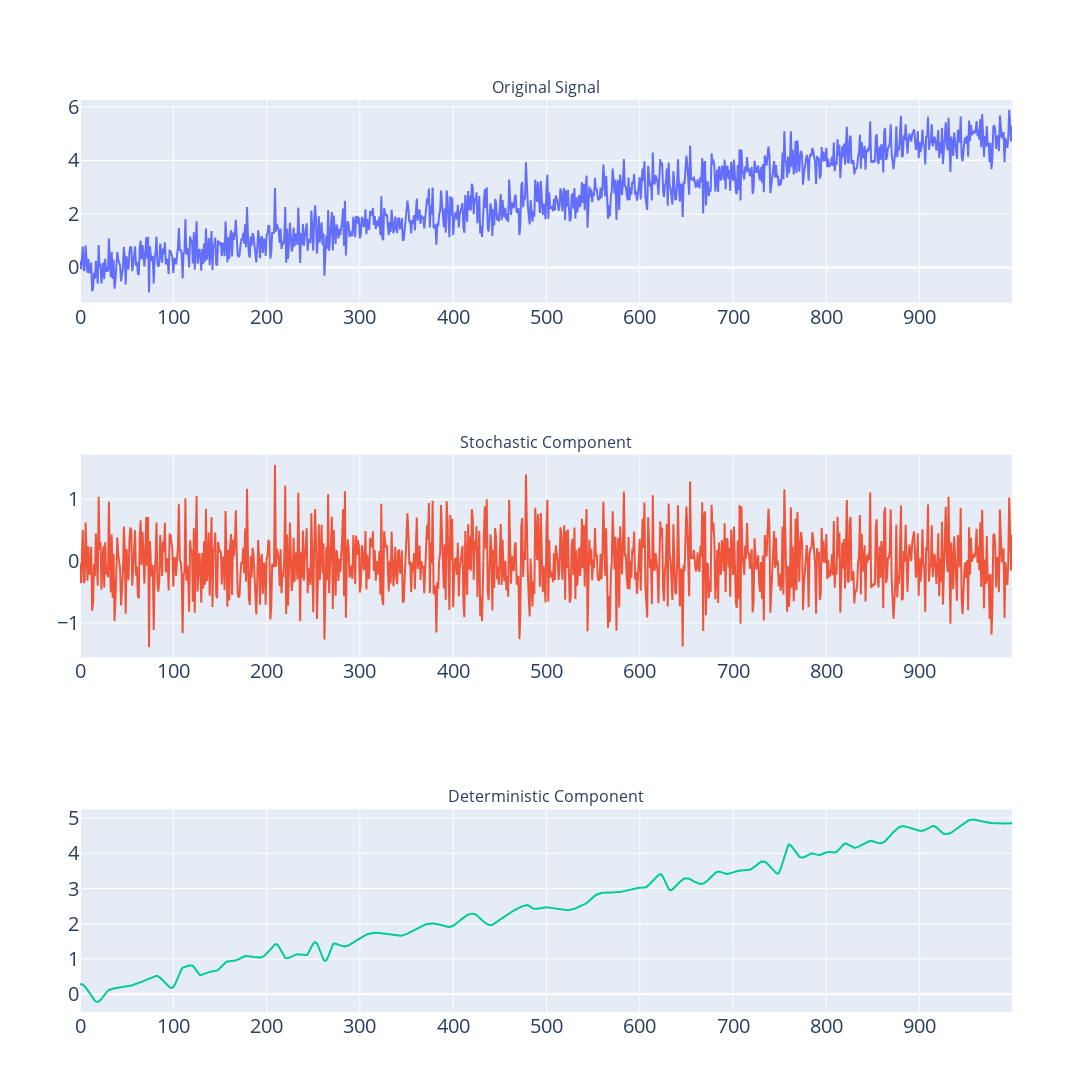

The code cell stored with this chart in its notebook:
### Markdown cell above
### EMD

### Code cell
stochastic_component, deterministic_component = smooth_signal.emd_wrapper(time_series, t, plot_components = True)

### Figure 1 — Plotly figure (JSON) as saved in the notebook; plotly's stock layout.template omitted (floating-point values rounded to 4 significant figures; data arrays with more than 128 entries replaced by an {"elided": "..."} marker saying what was removed)
{"data": [{"mode": "lines", "name": "Original Signal", "type": "scatter", "x": {"elided": "1000 int values"}, "xaxis": "x", "y": {"elided": "1000 float values"}, "yaxis": "y"}, {"mode": "lines", "name": "Stochastic Component", "type": "scatter", "x": {"elided": "1000 int values"}, "xaxis": "x2", "y": {"elided": "1000 float values"}, "yaxis": "y2"}, {"mode": "lines", "name": "Deterministic Component", "type": "scatter", "x": {"elided": "1000 int values"}, "xaxis": "x3", "y": {"elided": "1000 float values"}, "yaxis": "y3"}], "layout": {"annotations": [{"font": {"size": 16}, "showarrow": false, "text": "Original Signal", "x": 0.5, "xanchor": "center", "xref": "paper", "y": 1, "yanchor": "bottom", "yref": "paper"}, {"font": {"size": 16}, "showarrow": false, "text": "Stochastic Component", "x": 0.5, "xanchor": "center", "xref": "paper", "y": 0.6111, "yanchor": "bottom", "yref": "paper"}, {"font": {"size": 16}, "showarrow": false, "text": "Deterministic Component", "x": 0.5, "xanchor": "center", "xref": "paper", "y": 0.2222, "yanchor": "bottom", "yref": "paper"}], "font": {"size": 20}, "height": 1200, "showlegend": false, "width": 2000, "xaxis": {"anchor": "y", "domain": [0, 1]}, "xaxis2": {"anchor": "y2", "domain": [0, 1]}, "xaxis3": {"anchor": "y3", "domain": [0, 1]}, "yaxis": {"anchor": "x", "domain": [0.7778, 1]}, "yaxis2": {"anchor": "x2", "domain": [0.3889, 0.6111]}, "yaxis3": {"anchor": "x3", "domain": [0, 0.2222]}}}
